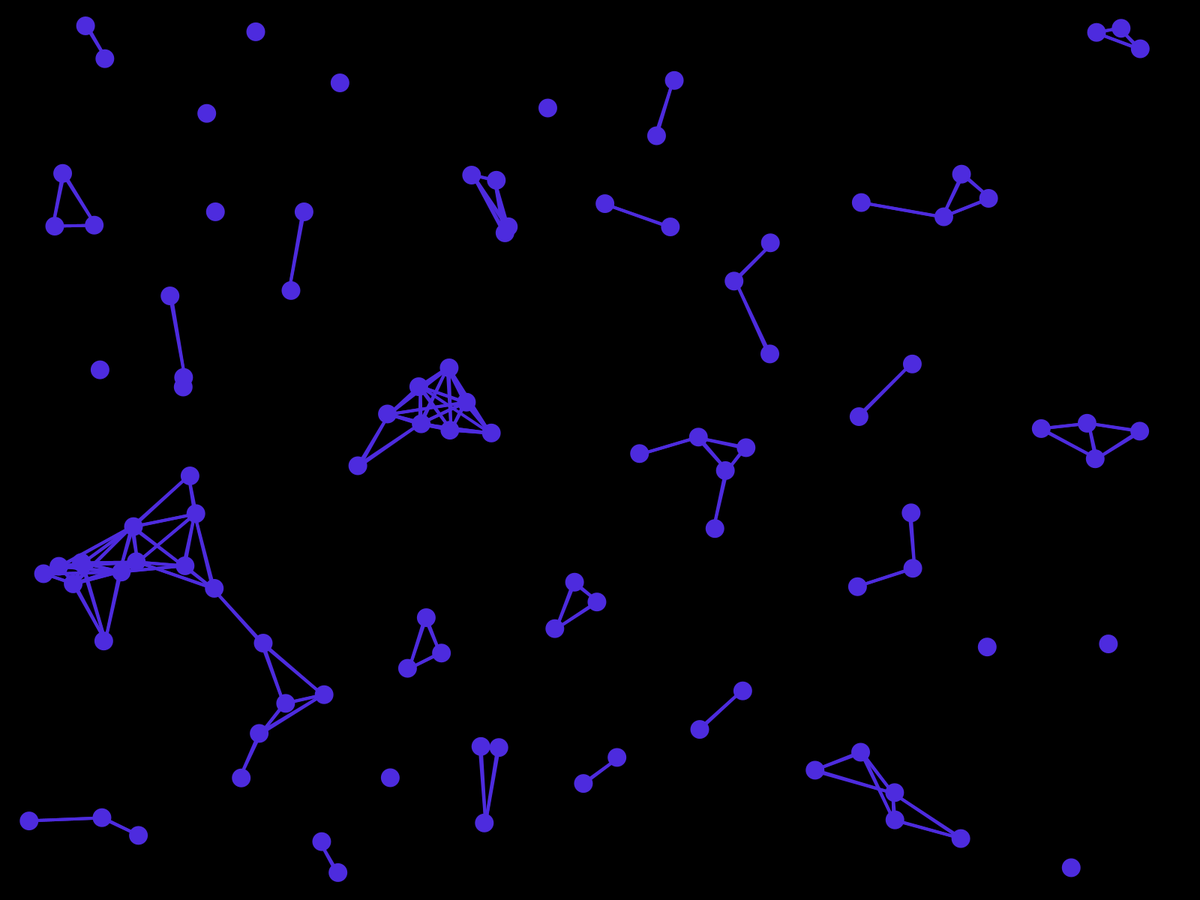
Frame 1 (no input)
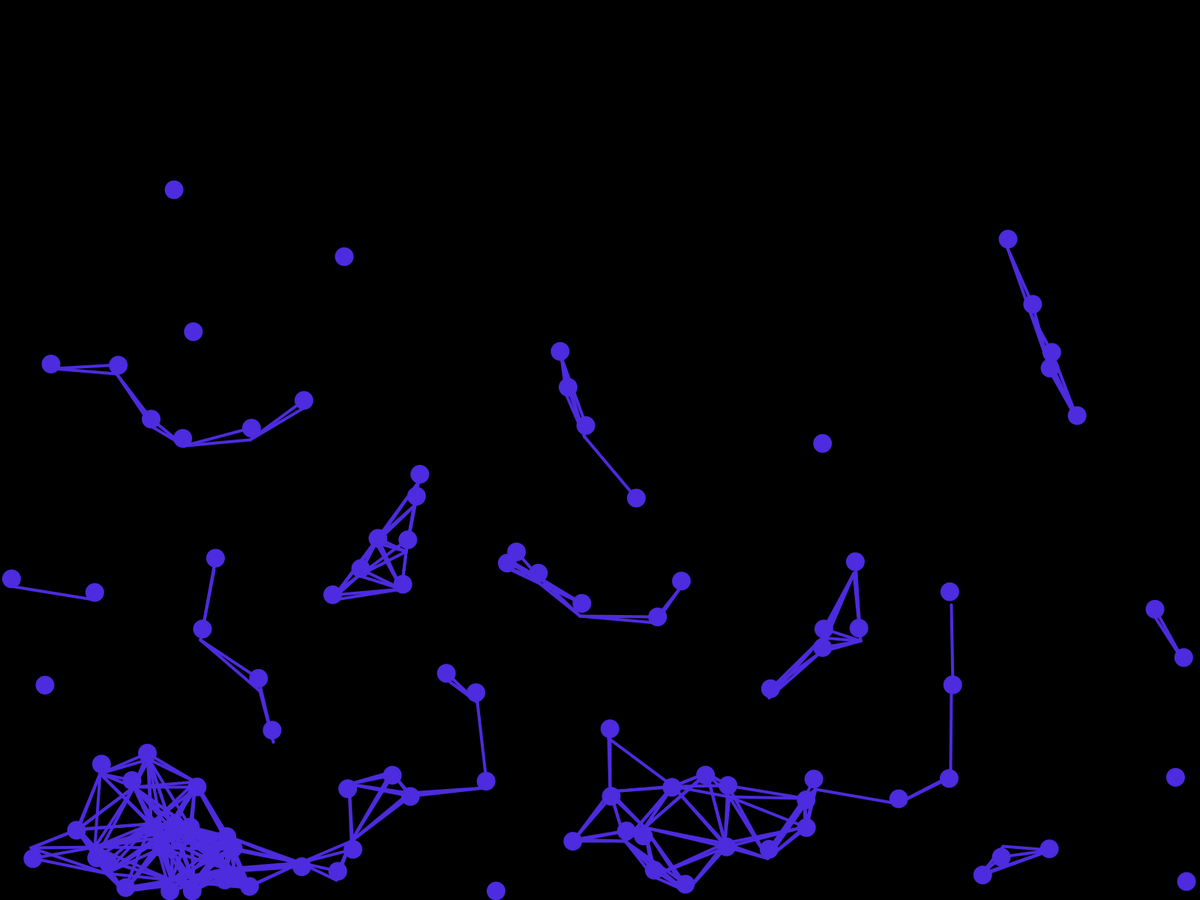
Frame 60 (the mouse pressed at the canvas centre just before this capture)
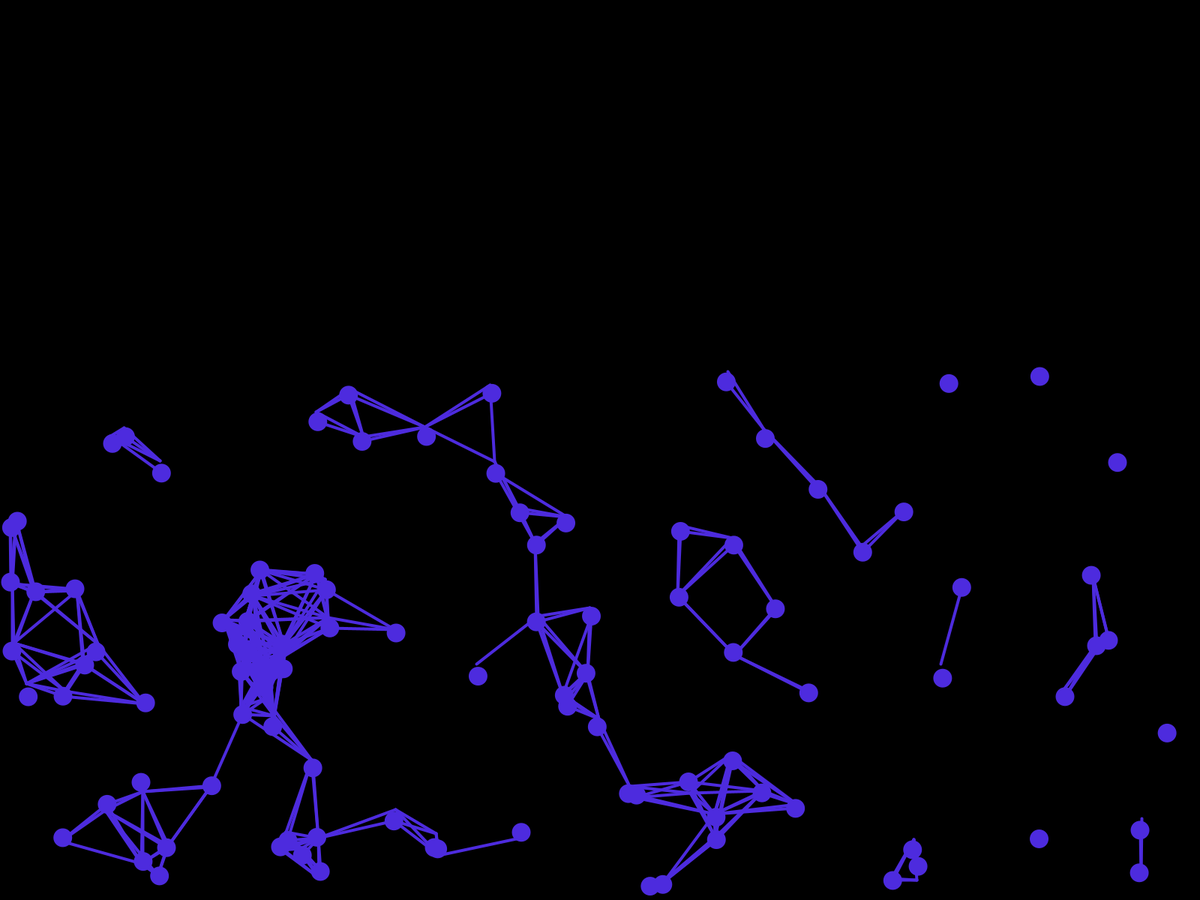
Frame 120 (the mouse held since frame 60 and released just before this capture)

The Processing sketch that drew these frames (run headless with seeded random() and noise(); from frame 60 on, the mouse is pressed at the canvas centre):

// Processing sketch: circulos
// ── circulos.pde
ArrayList <Esferas>esf;
void setup() {
  fullScreen();
  background(0);
  esf = new ArrayList<Esferas>();
  for (int i = 0; i < 100; i++) {
    esf.add(new Esferas());
  }
}
int y = 0;
void draw() {
  //fill(0,60);
  //noStroke();
  //rect(0,0,width,height);
  background(0);
  for (int i = 0; i < esf.size(); i++) {
    Esferas circulo = esf.get(i);
    noStroke();
    circulo.animacion();
    strokeWeight(4);
    stroke(77, 43, 222);
    for (Esferas lineas : esf) {
      if (lineas != circulo) {
        if (cir(circulo.pos, lineas.pos, circulo.radio)) {
          line(circulo.pos.x, circulo.pos.y, lineas.pos.x, lineas.pos.y);
        }
      }
    }
  }
}

boolean cir(PVector posCir, PVector posLin, int radio) {
  int x = int(posLin.x-posCir.x);
  int y = int(posLin.y-posCir.y);
  float contact = sqrt((x*x)+(y*y));
  radio = (radio/2)+100;
  if (radio > contact) {
    return true;
  } else {
    return false;
  }
}
void mousePressed() {
  esf.add(new Esferas(mouseX, mouseY));
}

// ── esferas.pde
class Esferas {
  PVector pos = new PVector();
  PVector vel;
  PVector gra;
  color pain;
  int radio = 25;
  Esferas() {
    ellipseMode(CENTER);
    pain = color(77, 43, 222);
    pos.x = random(25, width-25);
    pos.y = random(25, height-25);
    vel = new PVector(2, 0);
    gra = new PVector(0,random(0.1,0.3));
    vel.x *= 1 < random(2)? -1: 1;
    vel.y *= 1 < random(2)? -1: 1;
  }
  Esferas(float x, float y) {
    pos.x = x;
    pos.y = y;
    pain = color(77, 43, 222);
    vel = new PVector(2, 0);
    vel.x *= 1 < random(2)? -1: 1;
    vel.y *= 1 < random(2)? -1: 1;
    gra = new PVector(0,0.25);
  }
  void animacion() {
    fill(pain);
    ellipse(pos.x, pos.y, radio, radio);
    vel.add(gra);
    pos.add(vel);
    if (pos.x > width-(radio/2)) {
      vel.x = -vel.x;
      pos.x = width-(radio/2);
    }
    if (pos.x < (radio/2)) {
      vel.x = -vel.x;
      pos.x = (radio/2);
    }
    if (pos.y > height-(radio/2)) {
      vel.y = -vel.y;
      pos.y = height-(radio/2);
    }
    if (pos.y < (radio/2)) {
      vel.y = -vel.y;
      pos.y = (radio/2);
    }
  }
}
